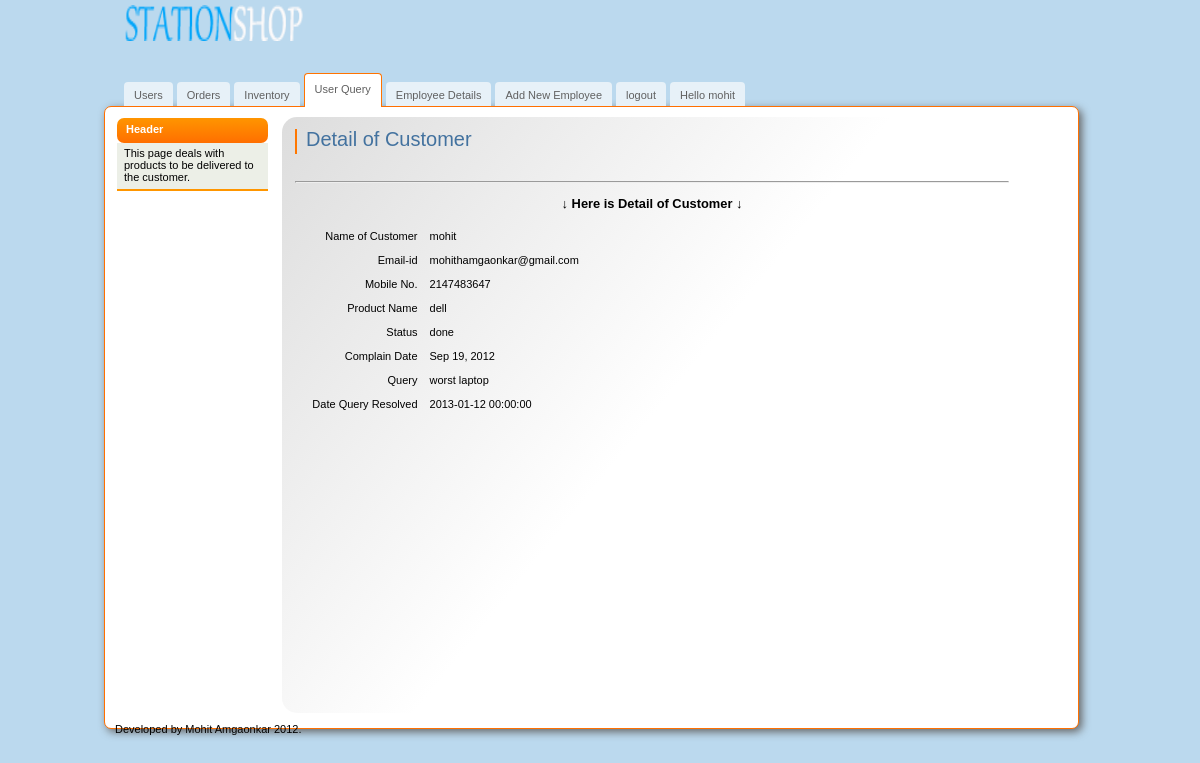
Screenshot of /stationshop/admin/query_detail1.php?pid=1 (signed in) with the database file from the repository.
### tables this page shows
CREATE TABLE IF NOT EXISTS `support_table` (
  `suid` int(100) NOT NULL AUTO_INCREMENT,
  `name` varchar(1000) NOT NULL,
  `productname` varchar(1000) NOT NULL,
  `email` varchar(1000) NOT NULL,
  `mobileno` bigint(100) NOT NULL,
  `query` text NOT NULL,
  `status` varchar(50) NOT NULL DEFAULT 'in process',
  `complain_date` datetime NOT NULL,
  `resolved_on` datetime NOT NULL DEFAULT '0000-00-00 00:00:00',
  PRIMARY KEY (`suid`)
);

### stationshop/admin/query_detail1.php (the view, shortened to what this page needs)
<?php
$managera = preg_replace('#[^A-Za-z0-9]#i', '', $_SESSION["managera"]);
?>
<?php
if (isset($_GET['pid'])) {
	$targetID = $_GET['pid'];
    $sql = mysql_query("SELECT * FROM support_table WHERE suid='$targetID' LIMIT 1");
    $productCount = mysql_num_rows($sql);
    if ($productCount > 0) {
	    while($row = mysql_fetch_array($sql)){
			 $name = $row["name"];
			 $email = $row["email"];
			 $productname = $row["productname"];
			 $query = $row["query"];
			$status = $row["status"];
			 $resolved_on = $row["resolved_on"];
			 $mobileno = $row["mobileno"];
			 $complain_date = strftime("%b %d, %Y", strtotime($row["complain_date"]));
        }
    } else {
	    echo "Sorry this item does not exist in database.";
		exit();
    }
}
?>
<!DOCTYPE html>
<html>
<head>
        <link  href="css/admin.css" rel="stylesheet" type="text/css" />
</head>
<body>
    <div id="main">
        <div id="header">
            <a href="#" class="logo"><img src="img/logo.png" width="183" height="36" alt="" /></a>
                 <ul id="top-navigation">
                <li><a href="index.php">Users</a></li>
                <li><a href="order.php">Orders</a></li>
                <li><a href="inventory_list.php">Inventory</a></li>
                <li><a href="querysolved.php" class="active">User Query</a></li>
                <li><a href="employeedetail.php">Employee Details</a></li>
                <li><a href="add.php">Add New Employee</a></li>
                <li><a href="logout.php">logout</a></li>
                <li><a href="setting.php"><? echo "Hello ".$managera; ?></a></li>
            </ul>
        </div>
        <div id="middle">
            <div id="left-column">
                <h3>Header</h3>
                <ul class="nav">
                    <li>This page deals with products to be delivered to the customer.</li>
                </ul>
            </div>
            <div id="center-column">
                <div class="top-bar">
                  <h1>Detail of Customer</h1>
                </div>
              <p>&nbsp;</p>
              <div id="center-column2">
                <hr />
                <center >
                  <h3> &darr; Here is Detail of Customer &darr; </h3>
                </center>
                  <table width="90%" border="0" cellspacing="0" cellpadding="6">
                    <tr>
                      <td width="20%" align="right">Name of Customer</td>
                      <td width="80%"><?php echo $name   ?></td>
                    </tr>
                    <tr>
                      <td align="right">Email-id</td>
                      <td><label>
                        <?php echo $email; ?>
                      </label></td>
                    </tr>
                    <tr>
                      <td align="right">Mobile No.</td>
                      <td><?php echo $mobileno  ?></td>
                    </tr>
                    <tr>
                      <td align="right">Product Name</td>
                      <td><?php echo $productname   ?></td>
                    </tr>
                   <tr>
        <td align="right">Status</td>
        <td>
       <? echo $status?></td>
      </tr>
                    <tr>
                      <td align="right">Complain Date</td>
                      <td><label>
                        <?php echo $complain_date  ?>
                      </label></td>
                    </tr>
                    <tr>
                      <td align="right">Query </td>
                      <td><?php echo $query   ?></td>
                    </tr>
                    <tr>
                      <td align="right">Date Query Resolved </td>
                      <td><?php echo $resolved_on   ?></td>
                    </tr>
                  </table>
              </div>
              <p>&nbsp;</p>
              <p>&nbsp;</p>
          </div>
          <p>&nbsp;</p>
          <div id="footer"><p>Developed by <a href="https://www.facebook.com/mohithamgaonkar">Mohit Amgaonkar </a> 2012. </div>
    </div>
</body>
</html>

### stationshop/admin/css/admin.css (style rules this page uses)
body { margin:0; padding:0; background:#BBD9EE; color:#000; font-family:tahoma,arial,sans-serif; font-size:11px; }
img { border:none; }
a { color:#060606;text-decoration: none }
#main { width:992px; margin:0 auto; }
#header { position:relative; width:992px; height:106px; }
a.logo { position:absolute; top:5px; left:20px; }
#top-navigation { position:absolute; top:73px; left:20px; margin:0; padding:0; list-style:none; }
#top-navigation li { float:left; margin:0 4px 0 0; height:34px; }
#top-navigation li a { float:left; display:block; height:20px; line-height:19px; margin-top:9px; color:#606060; padding:4px 10px 0 10px; border-top-left-radius: 4px; border-top-right-radius: 4px; -moz-border-radius-topleft: 4px; -moz-border-radius-topright: 4px; -webkit-border-top-left-radius: 4px; -webkit-border-top-right-radius: 4px; background:#e7f1f8; }
#top-navigation li a.active { padding:6px 10px 0 10px; height:27px; border:1px #ff7300 solid; border-bottom:none; margin:0; background:white; }
#middle { float:left; width:973px; background:#fff; border: 1px solid #ff6f00; border-radius: 7px; -moz-border-radius: 7px; -webkit-border-radius: 7px; -moz-box-shadow: 3px 3px 9px #666; -webkit-box-shadow: 3px 3px 9px #666; box-shadow: 3px 3px 9px #666; padding:10px 0 0 0; }
#left-column { float:left; padding:1px 14px 0 12px; width:151px; }
#center-column { float:left; width:714px; background:url(../img/bg-center-column.jpg) top left no-repeat; background:-webkit-gradient( linear, left top, right bottom, color-stop(0, rgb(221,221,221)), color-stop(0.5, rgb(255,255,255)) ); background:-moz-linear-gradient( left top, rgb(221,221,221) 0%, rgb(255,255,255) 50% ); border-radius: 15px; -moz-border-radius: 15px; -webkit-border-radius: 15px; min-height:584px; padding:12px 16px 0 13px; }
#footer { float:left; width:100%; height:15px; }
#footer p { margin: 10px; }
#left-column h3 { font-size:11px; margin:0; color:#fff; background:#ff9500; background:-webkit-gradient( linear, left top, left bottom, color-stop(0, rgb(255,149,0)), color-stop(1, rgb(255,111,0)) ); background:-moz-linear-gradient( center top, rgb(255,149,0) 0%, rgb(255,111,0) 100% ); border-radius: 7px; -moz-border-radius: 7px; -webkit-border-radius: 7px; height:25px; line-height:23px; padding:0 0 0 9px; }
ul.nav { margin:0 0 11px 0; border-bottom:2px solid #FF9600; background:#ECEFE7; list-style:none; padding:0 2px; }
ul.nav li { padding:4px 4px 6px 5px; border-bottom: 1px #666 dashed; }
ul.nav li:last-child { border:none; }
.top-bar { float:left; width:703px; border-left:2px solid #f70; padding:0 0 0 9px; margin:0 0 4px 0; }
.top-bar h1 { font:20px/21px verdana,sans-serif; color:#43729F; margin:0 0 4px 0; }

### rows the page displays
support_table: name "mohit", email "mohithamgaonkar@gmail.com", mobileno "2147483647", productname "dell", status "done", complain_date "Sep 19, 2012", query "worst laptop", resolved_on "2013-01-12 00:00:00"

### other values shown
$managera "mohit"
